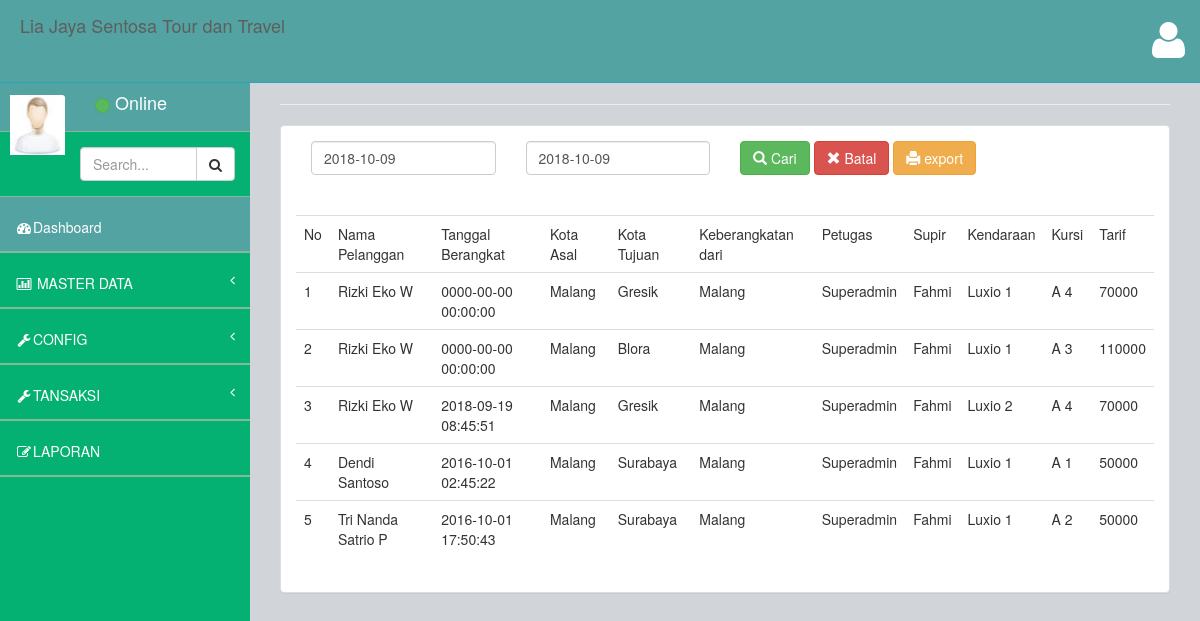
Screenshot of /index.php/transaksi/laporan with the database file from the repository.
### tables this page shows
CREATE TABLE `transaksi` (
  `id` int(11) NOT NULL,
  `id_pelanggan` int(11) NOT NULL,
  `kota_asal` int(11) NOT NULL,
  `kota_tujuan` int(11) NOT NULL,
  `tanggal_berangkat` datetime NOT NULL,
  `pukul_berangkat` varchar(100) NOT NULL,
  `keberangkatan` int(11) NOT NULL,
  `petugas` varchar(111) NOT NULL,
  `supir` int(11) NOT NULL,
  `kendaraan` int(11) NOT NULL,
  `kursi` varchar(111) NOT NULL,
  `status` varchar(111) NOT NULL,
  `bayar` int(11) NOT NULL,
  `tanggal` date NOT NULL
);

### application/controllers/transaksi.php (called while the page is built, shortened)
<?php
class Transaksi extends CI_Controller {
	function __construct(){
		$this->load->model('M_transaksi');
    }
						 ?><option value="<?php echo $val->idkursi; ?>"><?php echo $val->kode_kursi; ?></option><?php
					?>  </tr></table> <?php
	public function laporan()
	{
		$data['menu']		='menu.php';
		$data['content']	='transaksi/v_laporan.php';
	    $data['transaksi']  = $this->db->query("select * from transaksi order by tanggal desc")->result();
		$this->load->view('home.php',$data);
	}
 }

### index.php (called while the page is built, shortened)
<?php
require_once BASEPATH.'core/CodeIgniter.php';

### application/models/m_transaksi.php (called while the page is built, shortened)
<?php
class M_transaksi extends CI_model {
    function get_kondisi($where,$id,$table,$kolom){
		$this->db->where($where,$id);
		$sql = $this->db->get($table)->row();
		  if(count($sql) >0){
			  return $sql->$kolom;
		  }
	}
}

### application/views/transaksi/v_laporan.php (the view, shortened to what this page needs)
 <div class="panel panel-default">
    <div class="panel-body">
	<form action ="<?php echo site_url("transaksi/cari"); ?>" method="post">
	 <div class="row">
      <div class="col-md-12">
	    <div class="col-md-3">
			<input class="form-control" required  id="tanggal1" placeholder="Cari Dari" name="tanggal1" value="<?php echo isset($tanggal1) ? $tanggal1 : date("Y-m-d") ?>">
		</div>
	    <div class="col-md-3">
				<input class="form-control" required  id="tanggal2" placeholder="Cari Sampai" name="tanggal2" value="<?php echo isset($tanggal2) ? $tanggal2 : date("Y-m-d") ?>">
		</div>
		  <div class="col-md-6">
		  <button type="submit" class="btn btn-success"><span class="glyphicon glyphicon-search"></span> Cari</button>
		  <button type="reset" class="btn btn-danger"><span class="glyphicon glyphicon-remove"></span> Batal</button>
		  <button type="submit" class="btn btn-warning" name="export" value="1"><span class="glyphicon glyphicon-print"></span> export</button>
		</div>
	  </div>
	  </div>
	  </form>
	  <br>
	  <br>
<div class="table-responsive">
  <table class="table">
    <tr>
	   <td>No </td>
	   <td>Nama Pelanggan</td>
	   <td>Tanggal Berangkat </td>
	   <td>Kota Asal</td>
	   <td>Kota Tujuan</td>
	   <td>Keberangkatan dari</td>
	   <td>Petugas</td>
	   <td>Supir</td>
	   <td>Kendaraan</td>
	   <td>Kursi</td>
	   <td>Tarif</td>
	</tr>
	<?php
	  if(count($transaksi)>0):
	    $no=1;
	     foreach($transaksi as $val):
		   ?>
		     <tr>
			   <td><?php echo $no++; ?></td>
			   <td><?php echo $this->M_transaksi->get_kondisi("idpelanggan",$val->id_pelanggan,"pelanggan","nama"); ?></td>
			   <td><?php echo $val->tanggal_berangkat ?></td>
			   <td><?php echo $this->M_transaksi->get_kondisi("idkota",$val->kota_asal,"kota","nama_kota"); ?></td>
			   <td><?php echo $this->M_transaksi->get_kondisi("idkota",$val->kota_tujuan,"kota","nama_kota"); ?></td>
			   <td><?php echo $this->M_transaksi->get_kondisi("idcabang",$val->keberangkatan,"kantor_cabang","nama_cabang"); ?></td>
			   <td><?php echo $val->petugas; ?></td>
			   <td><?php echo $this->M_transaksi->get_kondisi("idsupir",$val->supir,"supir","nama"); ?></td>
			   <td><?php echo $this->M_transaksi->get_kondisi("idkendaraan",$val->kendaraan,"kendaraan","merk"); ?></td>
			   <td><?php echo $this->M_transaksi->get_kondisi("idkursi",$val->kursi,"kursi","kode_kursi"); ?></td>
			   <td><?php echo $val->bayar; ?></td>
			 </tr>
		   <?php
		 endforeach;
	endif;
	?>
  </table>
  </div>
  </div>

### assets/css/style.css (style rules this page uses)
body { background-color: #f8f8f8; }

### rows the page displays
transaksi: id_pelanggan "Rizki Eko W", tanggal_berangkat "0000-00-00 00:00:00", kota_asal "Malang", kota_tujuan "Gresik", keberangkatan "Malang", petugas "Superadmin", supir "Fahmi", kendaraan "Luxio 1", kursi "A 4", bayar "70000"
transaksi: id_pelanggan "Rizki Eko W", tanggal_berangkat "0000-00-00 00:00:00", kota_asal "Malang", kota_tujuan "Blora", keberangkatan "Malang", petugas "Superadmin", supir "Fahmi", kendaraan "Luxio 1", kursi "A 3", bayar "110000"
transaksi: id_pelanggan "Rizki Eko W", tanggal_berangkat "2018-09-19 08:45:51", kota_asal "Malang", kota_tujuan "Gresik", keberangkatan "Malang", petugas "Superadmin", supir "Fahmi", kendaraan "Luxio 2", kursi "A 4", bayar "70000"
transaksi: id_pelanggan "Dendi Santoso", tanggal_berangkat "2016-10-01 02:45:22", kota_asal "Malang", kota_tujuan "Surabaya", keberangkatan "Malang", petugas "Superadmin", supir "Fahmi", kendaraan "Luxio 1", kursi "A 1", bayar "50000"
transaksi: id_pelanggan "Tri Nanda Satrio P", tanggal_berangkat "2016-10-01 17:50:43", kota_asal "Malang", kota_tujuan "Surabaya", keberangkatan "Malang", petugas "Superadmin", supir "Fahmi", kendaraan "Luxio 1", kursi "A 2", bayar "50000"
